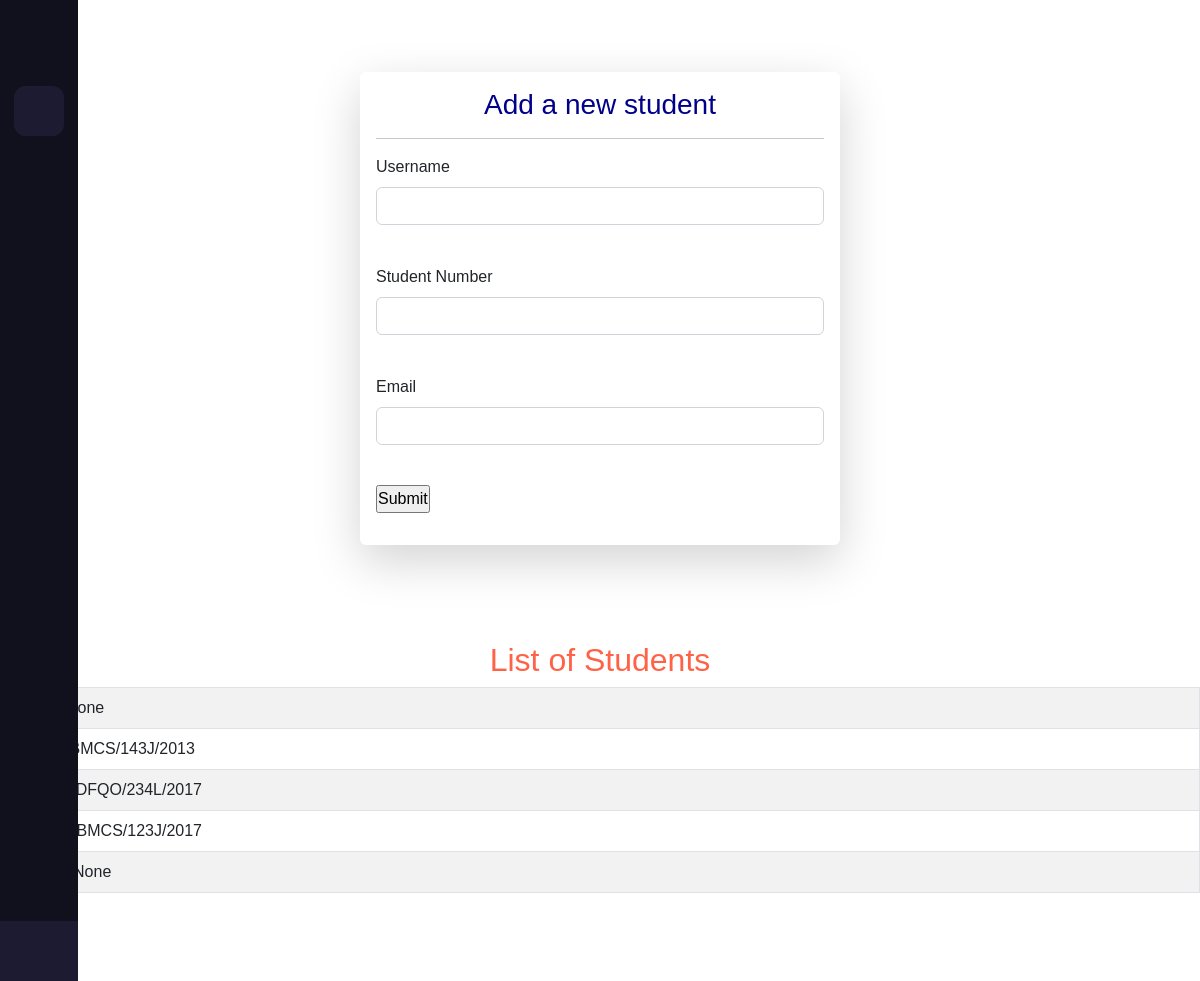
Before: /add (signed in) with the older database file.
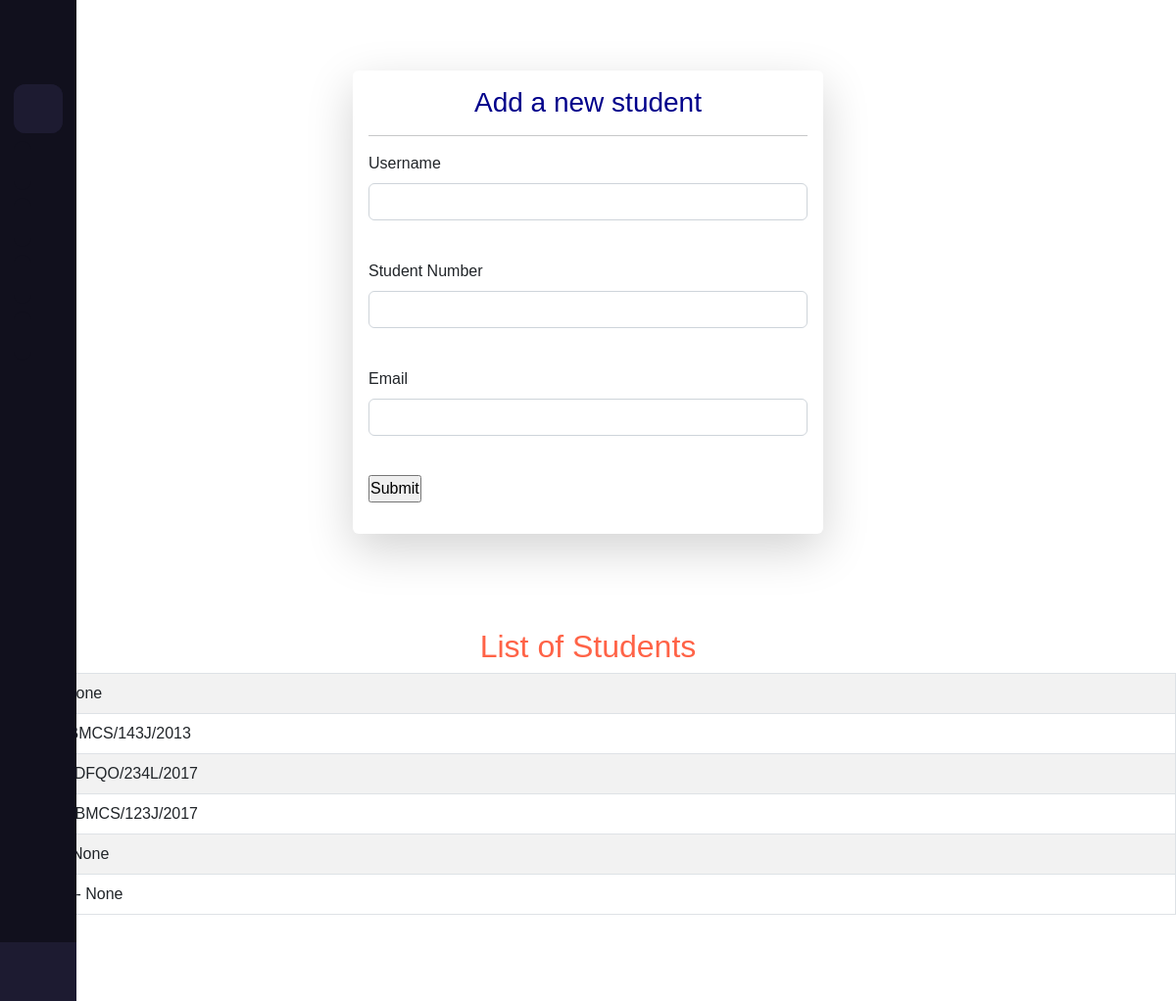
After: the same page with the newer database file.
### app/models.py (models this page shows, shortened)
class User(UserMixin, db.Model):
    id = db.Column(db.Integer, primary_key=True)
    username = db.Column(db.String(64), index=True, unique=True)
    adm_number = db.Column(db.String(64), index=True, unique=True)
    email = db.Column(db.String(120), index=True, unique=True)
    date_added = db.Column(db.DateTime, default=datetime.utcnow)
    password_hash = db.Column(db.String(128))
    requests = db.relationship('Application', lazy='dynamic')

### app/routes.py (the view, shortened to what this page needs)
@app.route('/add', methods=['GET', 'POST'])
@login_required
def add_student():
    name = None
    form = StudentForm()
    students = User.query.order_by(User.date_added)
    return render_template('add_student.html', title="Add",
        form=form,
        name=name,
        students=students)

### app/forms.py
class StudentForm(FlaskForm):
    username = StringField('Username', validators=[DataRequired()])
    adm_number = StringField('Student Number', validators=[DataRequired()])
    email = StringField('Email', validators=[DataRequired()])
    date_added = DateTimeField('Date Added')
    submit = SubmitField('Submit')

### app/models.py (called while the page is built)
@login.user_loader
def load_user(id):
    return User.query.get(int(id))

### app/templates/add_student.html (shortened to what this page needs)
{% extends 'base.html'%}
{% block content %}
<br/><br/><br/>
    <form method="POST">
        <div class="shadow-lg p-3 mb-5 bg-body rounded">
            <h3>Add a new student</h3>
            <hr>
            <p>
                {{ form.username.label(
                    class="form-label") }} <br/>
                {{ form.username(
                    class="form-control") }}<br/>
            </p>
            <p>
                {{ form.adm_number.label(
                    class="form-label") }} <br/>
                {{ form.adm_number(
                    class="form-control") }}<br>
            </p>
            <p>
                {{ form.email.label(
                    class="form-label") }}<br>
                {{ form.email(
                    class="form-control") }}<br>
            </p>
            <p> {{ form.submit() }}</p>
        </div>
    </form>
    <br/><br/>
        <table class="table table-hover
        table-bordered table-striped">
        <h2>List of Students</h2>
        {% for student in students %}
        <tr>
            <td>
            {{ student.id }}. {{ student.username }} - {{ student.adm_number }}
            </tr>
        {% endfor %}
        </table>
<br/><br/><br/>
{% endblock %}

### app/templates/base.html (shortened to what this page needs)
<!doctype html>
<html lang="en">
    <head>
        <link rel="stylesheet" href="https://cdn.jsdelivr.net/npm/bootstrap@5.2.2/dist/css/bootstrap.rtl.min.css">
        <link rel="stylesheet" href="{{ url_for('static' ,filename='css/style.css')}}">
        <link href='https://unpkg.com/boxicons@2.1.4/css/boxicons.min.css' rel='stylesheet'>
    </head>
    <body>
        {% include 'navb.html' %}
        {% block content %} {% endblock %}
    </body>
</html>

### app/templates/navb.html (shortened to what this page needs)
<div class="sidebar">
    <div class="logo-details">
            <i class="bx bx-menu" id="btn"></i>
    </div>
    <ul class="nav-list">
        <li>
            <i class="bx bx-search"></i>
        </li>
        <li>
            <a href="{{ url_for('index') }}">
                <i class="bx bx-grid-alt"></i>
            </a>
        </li>
        <li>
            <a href="#">
                <i class="bx bx-user"></i>
            </a>
        </li>
        <li>
            <a href="{{ url_for('apply') }}">
                <i class="bx bx-chat"></i>
            </a>
        <li>
            <a href="#">
                <i class="bx bx-cog"></i>
            </a>
        </li>
        <li class="profile">
        <div class="profile-details">
            <div class="name_job">
            <div class="name">Jay</div>
            <div class="job">Student</div>
            </div>
        </div>
        <i class="bx bx-log-out" id="log_out"></i>
        </li>
    </ul>
</div>

### app/static/css/style.css (style rules this page uses)
form { width: 40%; background: white; margin: 0 auto; }
h2 { color: tomato; text-align: center; }
h3 { color: darkblue; text-align: center; }
* { margin: 0; padding: 0; box-sizing: border-box; font-family: "Poppins" , sans-serif; }
.sidebar { position: fixed; left: 0; top: 0; height: 100%; width: 78px; background: #11101D; padding: 6px 14px; z-index: 99; transition: all 0.5s ease; }
.sidebar .logo-details { height: 60px; display: flex; align-items: center; position: relative; }
.sidebar .logo-details #btn { position: absolute; top: 50%; right: 0; transform: translateY(-50%); font-size: 22px; transition: all 0.4s ease; font-size: 23px; text-align: center; cursor: pointer; transition: all 0.5s ease; }
.sidebar i { color: #fff; height: 60px; min-width: 50px; font-size: 28px; text-align: center; line-height: 60px; }
.sidebar .nav-list { margin-top: 20px; height: 100%; }
.sidebar li { position: relative; margin: 8px 0; list-style: none; }
.sidebar .bx-search { position: absolute; top: 50%; left: 0; transform: translateY(-50%); font-size: 22px; background: #1d1b31; color: #FFF; }
.sidebar li a { display: flex; height: 100%; width: 100%; border-radius: 12px; align-items: center; text-decoration: none; transition: all 0.4s ease; background: #11101D; }
.sidebar li i { height: 50px; line-height: 50px; font-size: 18px; border-radius: 12px; }
.sidebar li.profile { position: fixed; height: 60px; width: 78px; left: 0; bottom: -8px; padding: 10px 14px; background: #1d1b31; transition: all 0.5s ease; overflow: hidden; }
.sidebar li .profile-details { display: flex; align-items: center; flex-wrap: nowrap; }
.sidebar li.profile .name, .sidebar li.profile .job { font-size: 15px; font-weight: 400; color: #fff; white-space: nowrap; }
.sidebar li.profile .job { font-size: 12px; }
.sidebar .profile #log_out { position: absolute; top: 50%; right: 0; transform: translateY(-50%); background: #1d1b31; width: 100%; height: 60px; line-height: 60px; border-radius: 0px; transition: all 0.5s ease; }

Changed rows visible on the page:
added User: adm_number "None"
